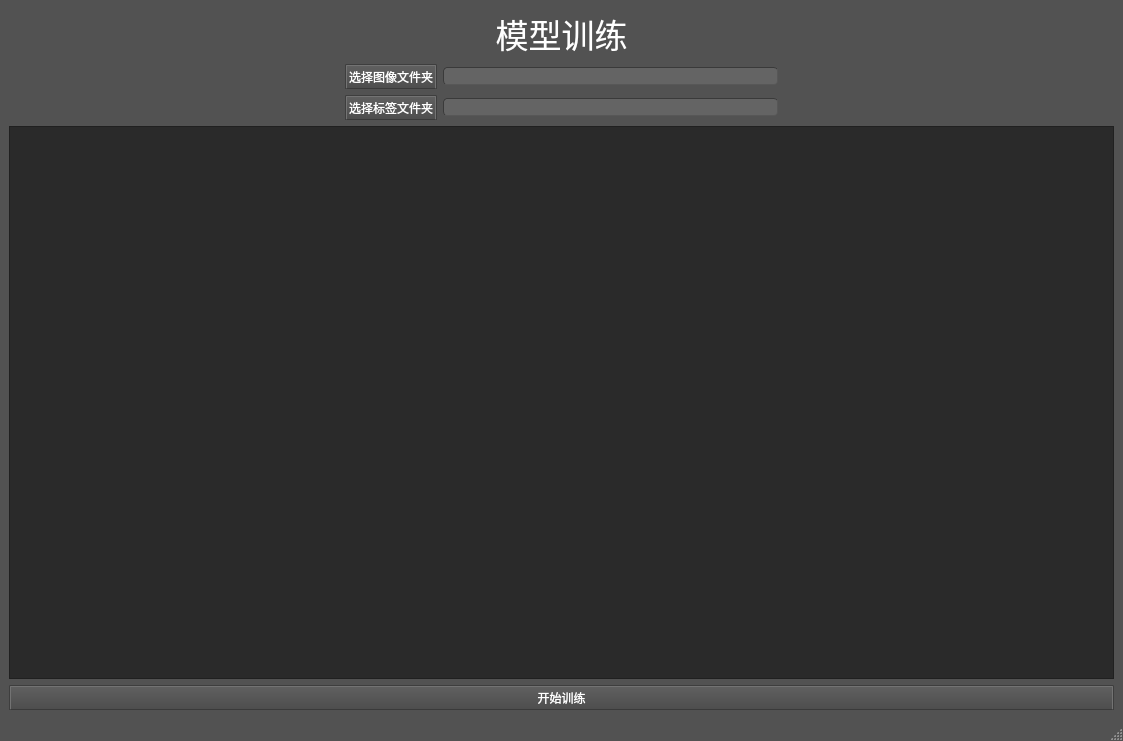
<?xml version="1.0" encoding="UTF-8"?>
<ui version="4.0">
 <class>MainWindow</class>
 <widget class="QMainWindow" name="MainWindow">
  <property name="geometry">
   <rect>
    <x>0</x>
    <y>0</y>
    <width>1123</width>
    <height>741</height>
   </rect>
  </property>
  <property name="windowTitle">
   <string>MainWindow</string>
  </property>
  <property name="styleSheet">
   <string notr="true">/*
ElegantDark Style Sheet for QT Applications
Author: Jaime A. Quiroga P.
Company: GTRONICK
Last updated: 17/04/2018
Available at: https://github.com/GTRONICK/QSS/blob/master/ElegantDark.qss
*/
QMainWindow {
	background-color:rgb(82, 82, 82);
}
QTextEdit {
	background-color:rgb(42, 42, 42);
	color: rgb(0, 255, 0);
}
QPushButton{
	border-style: outset;
	border-width: 2px;
	border-top-color: qlineargradient(spread:pad, x1:0.5, y1:0.6, x2:0.5, y2:0.4, stop:0 rgba(115, 115, 115, 255), stop:1 rgba(62, 62, 62, 255));
	border-right-color: qlineargradient(spread:pad, x1:0.4, y1:0.5, x2:0.6, y2:0.5, stop:0 rgba(115, 115, 115, 255), stop:1 rgba(62, 62, 62, 255));
	border-left-color: qlineargradient(spread:pad, x1:0.6, y1:0.5, x2:0.4, y2:0.5, stop:0 rgba(115, 115, 115, 255), stop:1 rgba(62, 62, 62, 255));
	border-bottom-color: rgb(58, 58, 58);
	border-bottom-width: 1px;
	border-style: solid;
	color: rgb(255, 255, 255);
	padding: 2px;
	background-color: qlineargradient(spread:pad, x1:0.5, y1:1, x2:0.5, y2:0, stop:0 rgba(77, 77, 77, 255), stop:1 rgba(97, 97, 97, 255));
}
QPushButton:hover{
	border-style: outset;
	border-width: 2px;
	border-top-color: qlineargradient(spread:pad, x1:0.5, y1:0.6, x2:0.5, y2:0.4, stop:0 rgba(180, 180, 180, 255), stop:1 rgba(110, 110, 110, 255));
	border-right-color: qlineargradient(spread:pad, x1:0.4, y1:0.5, x2:0.6, y2:0.5, stop:0 rgba(180, 180, 180, 255), stop:1 rgba(110, 110, 110, 255));
	border-left-color: qlineargradient(spread:pad, x1:0.6, y1:0.5, x2:0.4, y2:0.5, stop:0 rgba(180, 180, 180, 255), stop:1 rgba(110, 110, 110, 255));
	border-bottom-color: rgb(115, 115, 115);
	border-bottom-width: 1px;
	border-style: solid;
	color: rgb(255, 255, 255);
	padding: 2px;
	background-color: qlineargradient(spread:pad, x1:0.5, y1:1, x2:0.5, y2:0, stop:0 rgba(107, 107, 107, 255), stop:1 rgba(157, 157, 157, 255));
}
QPushButton:pressed{
	border-style: outset;
	border-width: 2px;
	border-top-color: qlineargradient(spread:pad, x1:0.5, y1:0.6, x2:0.5, y2:0.4, stop:0 rgba(62, 62, 62, 255), stop:1 rgba(22, 22, 22, 255));
	border-right-color: qlineargradient(spread:pad, x1:0.4, y1:0.5, x2:0.6, y2:0.5, stop:0 rgba(115, 115, 115, 255), stop:1 rgba(62, 62, 62, 255));
	border-left-color: qlineargradient(spread:pad, x1:0.6, y1:0.5, x2:0.4, y2:0.5, stop:0 rgba(115, 115, 115, 255), stop:1 rgba(62, 62, 62, 255));
	border-bottom-color: rgb(58, 58, 58);
	border-bottom-width: 1px;
	border-style: solid;
	color: rgb(255, 255, 255);
	padding: 2px;
	background-color: qlineargradient(spread:pad, x1:0.5, y1:1, x2:0.5, y2:0, stop:0 rgba(77, 77, 77, 255), stop:1 rgba(97, 97, 97, 255));
}
QPushButton:disabled{
	border-style: outset;
	border-width: 2px;
	border-top-color: qlineargradient(spread:pad, x1:0.5, y1:0.6, x2:0.5, y2:0.4, stop:0 rgba(115, 115, 115, 255), stop:1 rgba(62, 62, 62, 255));
	border-right-color: qlineargradient(spread:pad, x1:0.4, y1:0.5, x2:0.6, y2:0.5, stop:0 rgba(115, 115, 115, 255), stop:1 rgba(62, 62, 62, 255));
	border-left-color: qlineargradient(spread:pad, x1:0.6, y1:0.5, x2:0.4, y2:0.5, stop:0 rgba(115, 115, 115, 255), stop:1 rgba(62, 62, 62, 255));
	border-bottom-color: rgb(58, 58, 58);
	border-bottom-width: 1px;
	border-style: solid;
	color: rgb(0, 0, 0);
	padding: 2px;
	background-color: qlineargradient(spread:pad, x1:0.5, y1:1, x2:0.5, y2:0, stop:0 rgba(57, 57, 57, 255), stop:1 rgba(77, 77, 77, 255));
}
QLineEdit {
	border-width: 1px; border-radius: 4px;
	border-color: rgb(58, 58, 58);
	border-style: inset;
	padding: 0 8px;
	color: rgb(255, 255, 255);
	background:rgb(100, 100, 100);
	selection-background-color: rgb(187, 187, 187);
	selection-color: rgb(60, 63, 65);
}
QLabel {
	color:rgb(255,255,255);	
}
QProgressBar {
	text-align: center;
	color: rgb(240, 240, 240);
	border-width: 1px; 
	border-radius: 10px;
	border-color: rgb(58, 58, 58);
	border-style: inset;
	background-color:rgb(77,77,77);
}
QProgressBar::chunk {
	background-color: qlineargradient(spread:pad, x1:0.5, y1:0.7, x2:0.5, y2:0.3, stop:0 rgba(87, 97, 106, 255), stop:1 rgba(93, 103, 113, 255));
	border-radius: 5px;
}
QMenuBar {
	background:rgb(82, 82, 82);
}
QMenuBar::item {
	color:rgb(223,219,210);
	spacing: 3px;
	padding: 1px 4px;
	background: transparent;
}

QMenuBar::item:selected {
	background:rgb(115, 115, 115);
}
QMenu::item:selected {
	color:rgb(255,255,255);
	border-width:2px;
	border-style:solid;
	padding-left:18px;
	padding-right:8px;
	padding-top:2px;
	padding-bottom:3px;
	background:qlineargradient(spread:pad, x1:0.5, y1:0.7, x2:0.5, y2:0.3, stop:0 rgba(87, 97, 106, 255), stop:1 rgba(93, 103, 113, 255));
	border-top-color: qlineargradient(spread:pad, x1:0.5, y1:0.6, x2:0.5, y2:0.4, stop:0 rgba(115, 115, 115, 255), stop:1 rgba(62, 62, 62, 255));
	border-right-color: qlineargradient(spread:pad, x1:0.4, y1:0.5, x2:0.6, y2:0.5, stop:0 rgba(115, 115, 115, 255), stop:1 rgba(62, 62, 62, 255));
	border-left-color: qlineargradient(spread:pad, x1:0.6, y1:0.5, x2:0.4, y2:0.5, stop:0 rgba(115, 115, 115, 255), stop:1 rgba(62, 62, 62, 255));
	border-bottom-color: rgb(58, 58, 58);
	border-bottom-width: 1px;
}
QMenu::item {
	color:rgb(223,219,210);
	background-color:rgb(78,78,78);
	padding-left:20px;
	padding-top:4px;
	padding-bottom:4px;
	padding-right:10px;
}
QMenu{
	background-color:rgb(78,78,78);
}
QTabWidget {
	color:rgb(0,0,0);
	background-color:rgb(247,246,246);
}
QTabWidget::pane {
		border-color: rgb(77,77,77);
		background-color:rgb(101,101,101);
		border-style: solid;
		border-width: 1px;
    	border-radius: 6px;
}
QTabBar::tab {
	padding:2px;
	color:rgb(250,250,250);
  	background-color: qlineargradient(spread:pad, x1:0.5, y1:1, x2:0.5, y2:0, stop:0 rgba(77, 77, 77, 255), stop:1 rgba(97, 97, 97, 255));
	border-style: solid;
	border-width: 2px;
  	border-top-right-radius:4px;
   border-top-left-radius:4px;
	border-top-color: qlineargradient(spread:pad, x1:0.5, y1:0.6, x2:0.5, y2:0.4, stop:0 rgba(115, 115, 115, 255), stop:1 rgba(95, 92, 93, 255));
	border-right-color: qlineargradient(spread:pad, x1:0.4, y1:0.5, x2:0.6, y2:0.5, stop:0 rgba(115, 115, 115, 255), stop:1 rgba(95, 92, 93, 255));
	border-left-color: qlineargradient(spread:pad, x1:0.6, y1:0.5, x2:0.4, y2:0.5, stop:0 rgba(115, 115, 115, 255), stop:1 rgba(95, 92, 93, 255));
	border-bottom-color: rgb(101,101,101);
}
QTabBar::tab:selected, QTabBar::tab:last:selected, QTabBar::tab:hover {
  	background-color:rgb(101,101,101);
  	margin-left: 0px;
  	margin-right: 1px;
}
QTabBar::tab:!selected {
    	margin-top: 1px;
		margin-right: 1px;
}
QCheckBox {
	color:rgb(223,219,210);
	padding: 2px;
}
QCheckBox:hover {
	border-radius:4px;
	border-style:solid;
	padding-left: 1px;
	padding-right: 1px;
	padding-bottom: 1px;
	padding-top: 1px;
	border-width:1px;
	border-color: rgb(87, 97, 106);
	background-color:qlineargradient(spread:pad, x1:0.5, y1:0.7, x2:0.5, y2:0.3, stop:0 rgba(87, 97, 106, 150), stop:1 rgba(93, 103, 113, 150));
}
QCheckBox::indicator:checked {
	border-radius:4px;
	border-style:solid;
	border-width:1px;
	border-color: rgb(180,180,180);
  	background-color:qlineargradient(spread:pad, x1:0.5, y1:0.7, x2:0.5, y2:0.3, stop:0 rgba(87, 97, 106, 255), stop:1 rgba(93, 103, 113, 255));
}
QCheckBox::indicator:unchecked {
	border-radius:4px;
	border-style:solid;
	border-width:1px;
	border-color: rgb(87, 97, 106);
  	background-color:rgb(255,255,255);
}
QStatusBar {
	color:rgb(240,240,240);
}</string>
  </property>
  <widget class="QWidget" name="centralwidget">
   <layout class="QVBoxLayout" name="verticalLayout_2">
    <item>
     <layout class="QVBoxLayout" name="verticalLayout">
      <item>
       <widget class="QLabel" name="label">
        <property name="font">
         <font>
          <pointsize>25</pointsize>
         </font>
        </property>
        <property name="styleSheet">
         <string notr="true">color: rgb(255, 255, 255);</string>
        </property>
        <property name="text">
         <string>模型训练</string>
        </property>
        <property name="alignment">
         <set>Qt::AlignCenter</set>
        </property>
       </widget>
      </item>
      <item>
       <layout class="QHBoxLayout" name="horizontalLayout_2">
        <item>
         <spacer name="horizontalSpacer">
          <property name="orientation">
           <enum>Qt::Horizontal</enum>
          </property>
          <property name="sizeHint" stdset="0">
           <size>
            <width>40</width>
            <height>20</height>
           </size>
          </property>
         </spacer>
        </item>
        <item>
         <widget class="QPushButton" name="pushButton">
          <property name="styleSheet">
           <string notr="true"/>
          </property>
          <property name="text">
           <string>选择图像文件夹</string>
          </property>
         </widget>
        </item>
        <item>
         <widget class="QLineEdit" name="lineEdit"/>
        </item>
        <item>
         <spacer name="horizontalSpacer_2">
          <property name="orientation">
           <enum>Qt::Horizontal</enum>
          </property>
          <property name="sizeHint" stdset="0">
           <size>
            <width>40</width>
            <height>20</height>
           </size>
          </property>
         </spacer>
        </item>
       </layout>
      </item>
      <item>
       <layout class="QHBoxLayout" name="horizontalLayout">
        <item>
         <spacer name="horizontalSpacer_3">
          <property name="orientation">
           <enum>Qt::Horizontal</enum>
          </property>
          <property name="sizeHint" stdset="0">
           <size>
            <width>40</width>
            <height>20</height>
           </size>
          </property>
         </spacer>
        </item>
        <item>
         <widget class="QPushButton" name="pushButton_2">
          <property name="styleSheet">
           <string notr="true"/>
          </property>
          <property name="text">
           <string>选择标签文件夹</string>
          </property>
         </widget>
        </item>
        <item>
         <widget class="QLineEdit" name="lineEdit_2"/>
        </item>
        <item>
         <spacer name="horizontalSpacer_4">
          <property name="orientation">
           <enum>Qt::Horizontal</enum>
          </property>
          <property name="sizeHint" stdset="0">
           <size>
            <width>40</width>
            <height>20</height>
           </size>
          </property>
         </spacer>
        </item>
       </layout>
      </item>
      <item>
       <widget class="QTextEdit" name="textEdit"/>
      </item>
      <item>
       <widget class="QPushButton" name="pushButton_3">
        <property name="styleSheet">
         <string notr="true"/>
        </property>
        <property name="text">
         <string>开始训练</string>
        </property>
       </widget>
      </item>
     </layout>
    </item>
   </layout>
  </widget>
  <widget class="QMenuBar" name="menubar">
   <property name="geometry">
    <rect>
     <x>0</x>
     <y>0</y>
     <width>1123</width>
     <height>20</height>
    </rect>
   </property>
  </widget>
  <widget class="QStatusBar" name="statusbar"/>
 </widget>
 <resources/>
 <connections/>
</ui>
